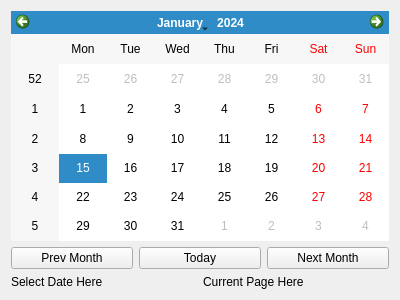
<?xml version="1.0" encoding="UTF-8"?>
<ui version="4.0">
 <class>Form</class>
 <widget class="QWidget" name="Form">
  <property name="geometry">
   <rect>
    <x>0</x>
    <y>0</y>
    <width>400</width>
    <height>300</height>
   </rect>
  </property>
  <property name="windowTitle">
   <string>Form</string>
  </property>
  <layout class="QGridLayout" name="gridLayout">
   <item row="0" column="0">
    <layout class="QVBoxLayout" name="verticalLayout">
     <item>
      <widget class="QCalendarWidget" name="calendarWidget_Test"/>
     </item>
     <item>
      <layout class="QHBoxLayout" name="horizontalLayout">
       <item>
        <widget class="QPushButton" name="btn_prevMonth">
         <property name="text">
          <string>Prev Month</string>
         </property>
        </widget>
       </item>
       <item>
        <widget class="QPushButton" name="btn_today">
         <property name="text">
          <string>Today</string>
         </property>
        </widget>
       </item>
       <item>
        <widget class="QPushButton" name="btn_nextMonth">
         <property name="text">
          <string>Next Month</string>
         </property>
        </widget>
       </item>
      </layout>
     </item>
     <item>
      <layout class="QHBoxLayout" name="horizontalLayout_2">
       <item>
        <widget class="QLabel" name="lbl_selectedDate">
         <property name="text">
          <string>Select Date Here</string>
         </property>
        </widget>
       </item>
       <item>
        <widget class="QLabel" name="lbl_currentPage">
         <property name="text">
          <string>Current Page Here</string>
         </property>
        </widget>
       </item>
      </layout>
     </item>
    </layout>
   </item>
  </layout>
 </widget>
 <resources/>
 <connections/>
</ui>
